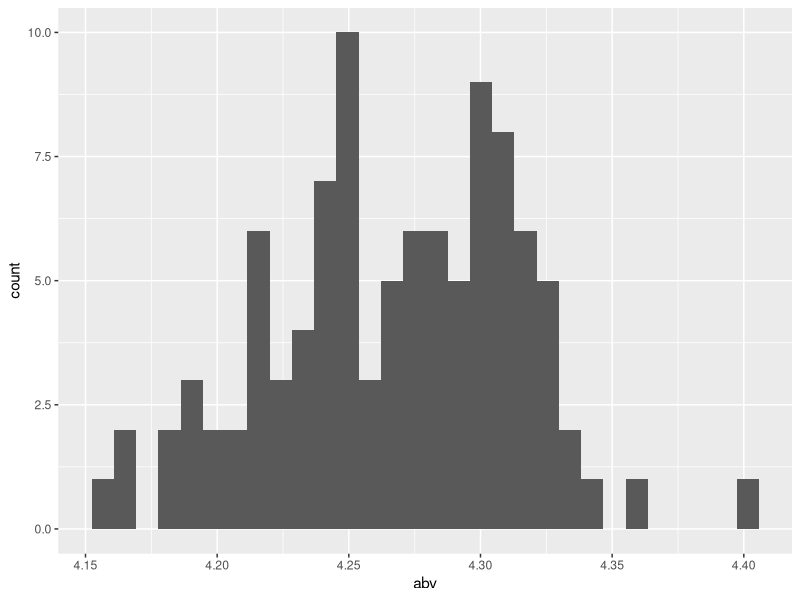
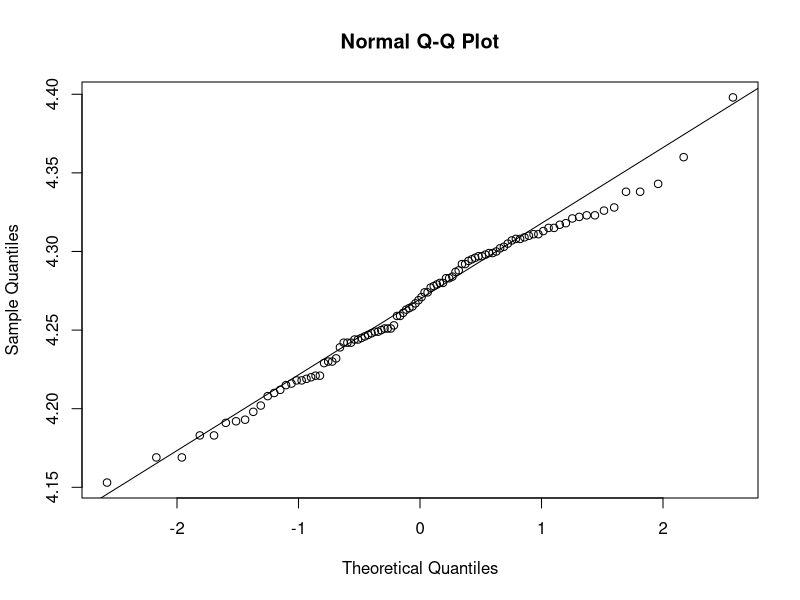
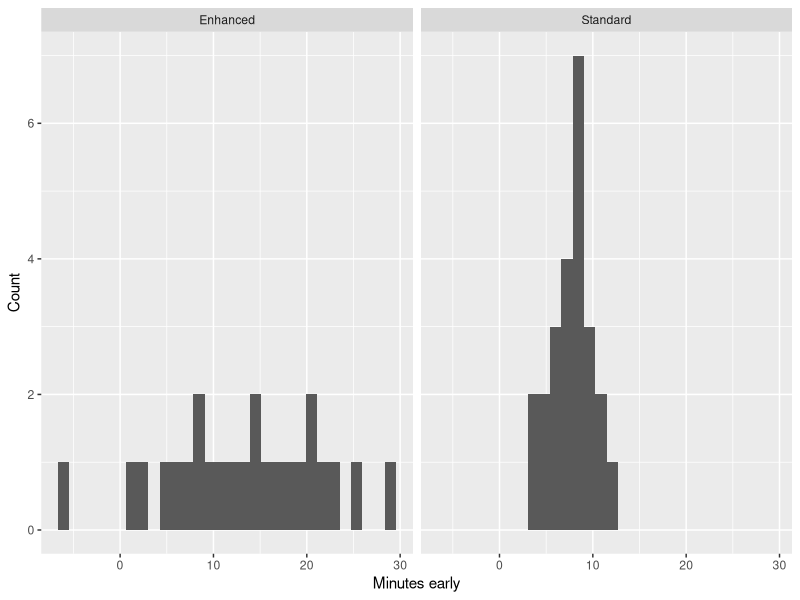
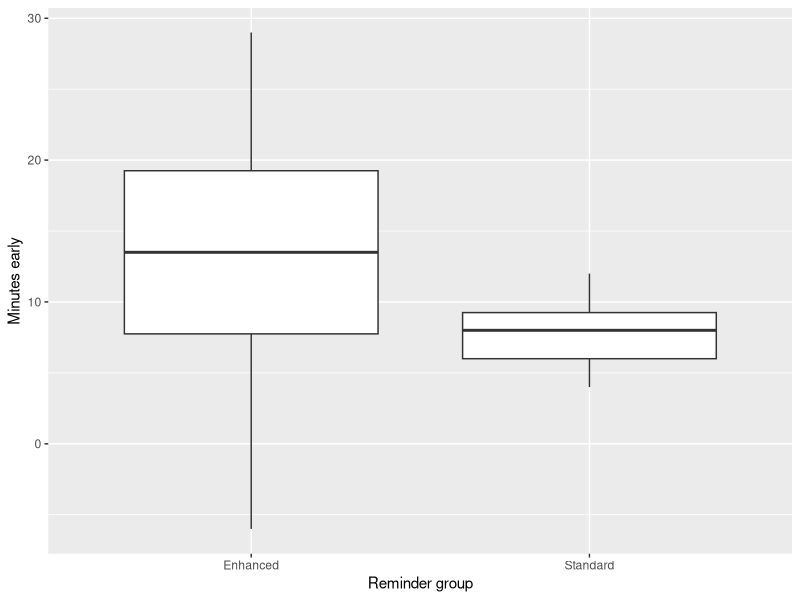
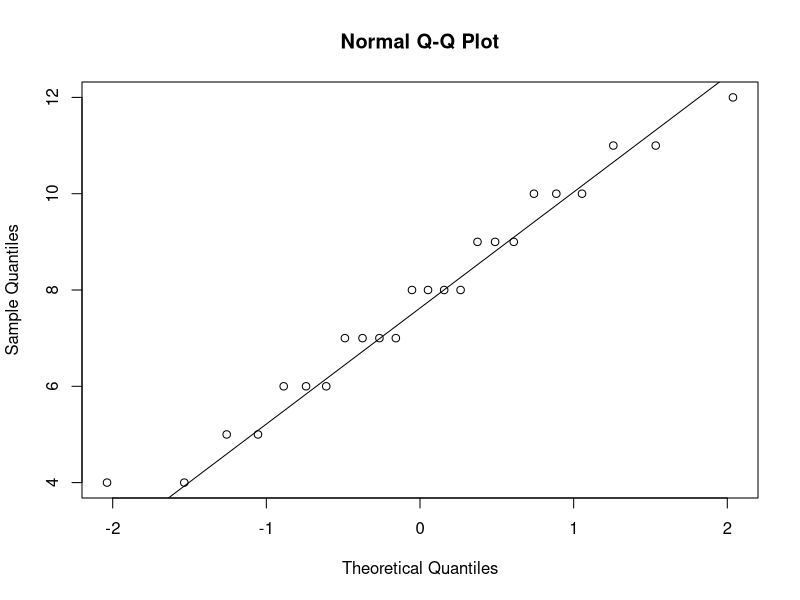
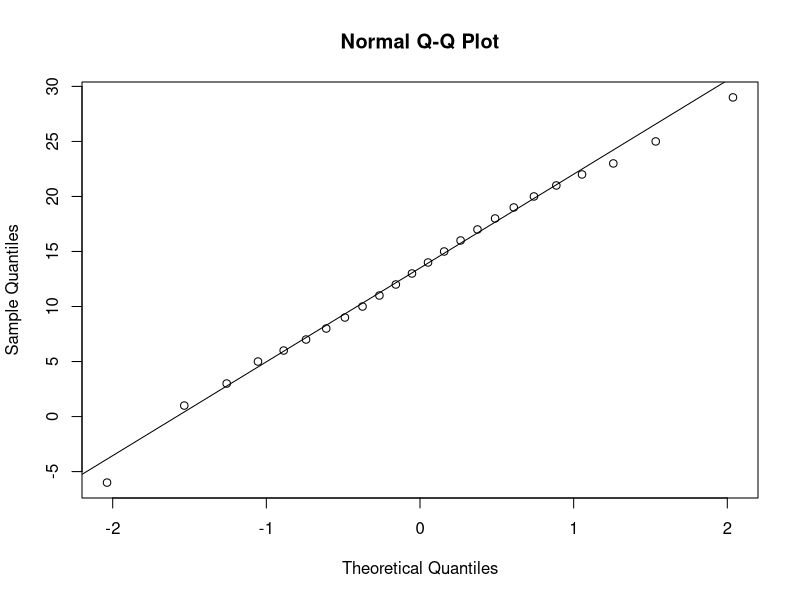
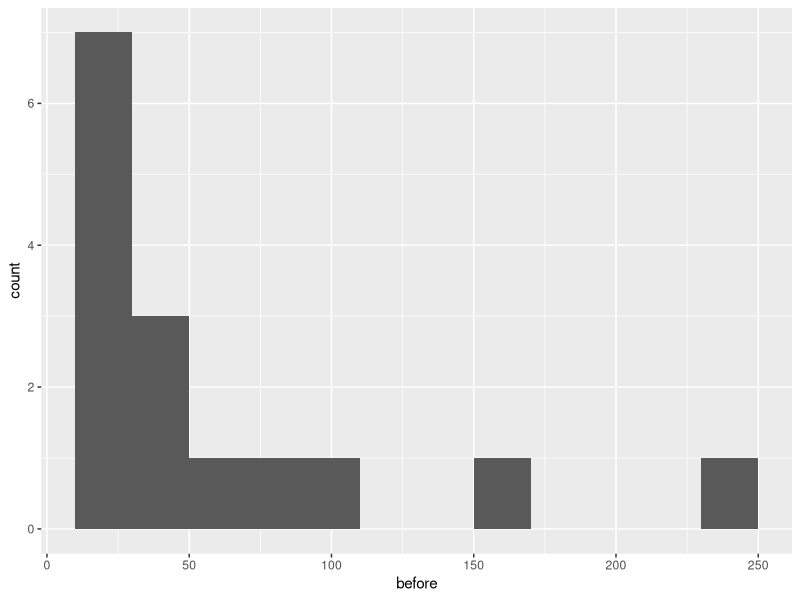
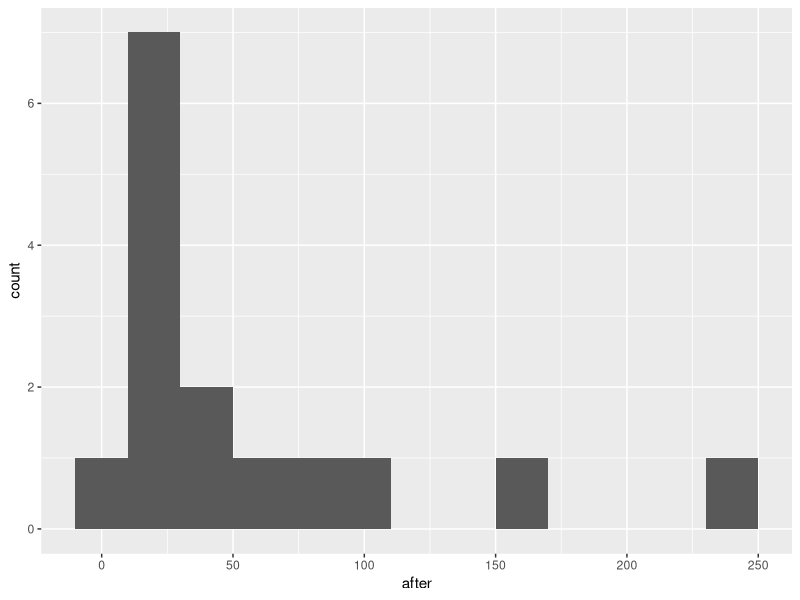

The R script that drew these images, in order:
## ---- chunk 1
knitr::opts_chunk$set(echo = TRUE)
library(tidyverse)
## ---- chunk 2
beer <- read_csv("beer.csv")

# histogram
beer %>% ggplot(aes(x=abv)) + geom_histogram()

# summary statistics table
beer %>% summarize(mean=mean(abv),
                   median=median(abv),
                   sd=sd(abv),
                   n=n())

## ---- chunk 3
qqnorm(beer$abv)
qqline(beer$abv)
## ---- chunk 4
t.test(beer$abv, mu = 4.2)
## ---- chunk 5
reminders <- read_csv("reminders.csv")

# histograms
reminders %>%
  ggplot(aes(x = minutes_early)) +
  geom_histogram() + facet_wrap(~group) +
  labs(x = "Minutes early", y = "Count")

# boxplots
reminders %>%
  ggplot(aes(x = group, y = minutes_early)) +
  geom_boxplot() +
  labs(x = "Reminder group", y = "Minutes early")

# summary statistics table
reminders %>% group_by(group) %>%
              summarize(mean=mean(minutes_early),
                   median=median(minutes_early),
                   sd=sd(minutes_early),
                   n=n())

## ---- chunk 6

# make new vector for each group
g1 <- reminders %>% filter(group=="Standard")
g2 <- reminders %>% filter(group=="Enhanced")

# make QQ plot for each group
qqnorm(g1$minutes_early)
qqline(g1$minutes_early)

qqnorm(g2$minutes_early)
qqline(g2$minutes_early)

## ---- chunk 7
t.test(g2$minutes_early, g1$minutes_early) # Enhanced minus Standard
## ---- chunk 8
filing <- read_csv("filing.csv")
filing <- filing %>% mutate(difference = before - after)

# histograms
filing %>% ggplot(aes(x = before)) + geom_histogram(binwidth = 20)
filing %>% ggplot(aes(x = after)) + geom_histogram(binwidth = 20)
filing %>% ggplot(aes(x = difference)) + geom_histogram(binwidth = 1)

# summary statistics table
filing %>% summarize(
  mean_before = mean(before),
  mean_after = mean(after),
  mean_difference = mean(difference),
  median_difference = median(difference),
  sd_difference = sd(difference),
  n = n()
)
## ---- chunk 9
qqnorm(filing$difference)
qqline(filing$difference)
## ---- chunk 10
t.test(filing$before, filing$after, paired = TRUE)
## ---- chunk 11
courts <- read_csv("courts.csv")
courts <- courts %>% mutate(division = factor(division))

# histograms
courts %>%
  ggplot(aes(x = days)) +
  geom_histogram(binwidth = 5) +
  facet_wrap(~division)

# boxplots
courts %>%
  ggplot(aes(x = division, y = days)) +
  geom_boxplot() +
  labs(x = "Court division", y = "Processing time (days)")

# summary statistics table
courts %>% group_by(division) %>%
  summarize(mean = mean(days),
            median = median(days),
            sd = sd(days),
            n = n())
## ---- chunk 12
fit <- aov(days ~ division, data = courts)
plot(fit, which = 2) # Q-Q plot of residuals
plot(fit, which = 1) # residuals versus fitted values
## ---- chunk 13
summary(fit)
TukeyHSD(fit)
